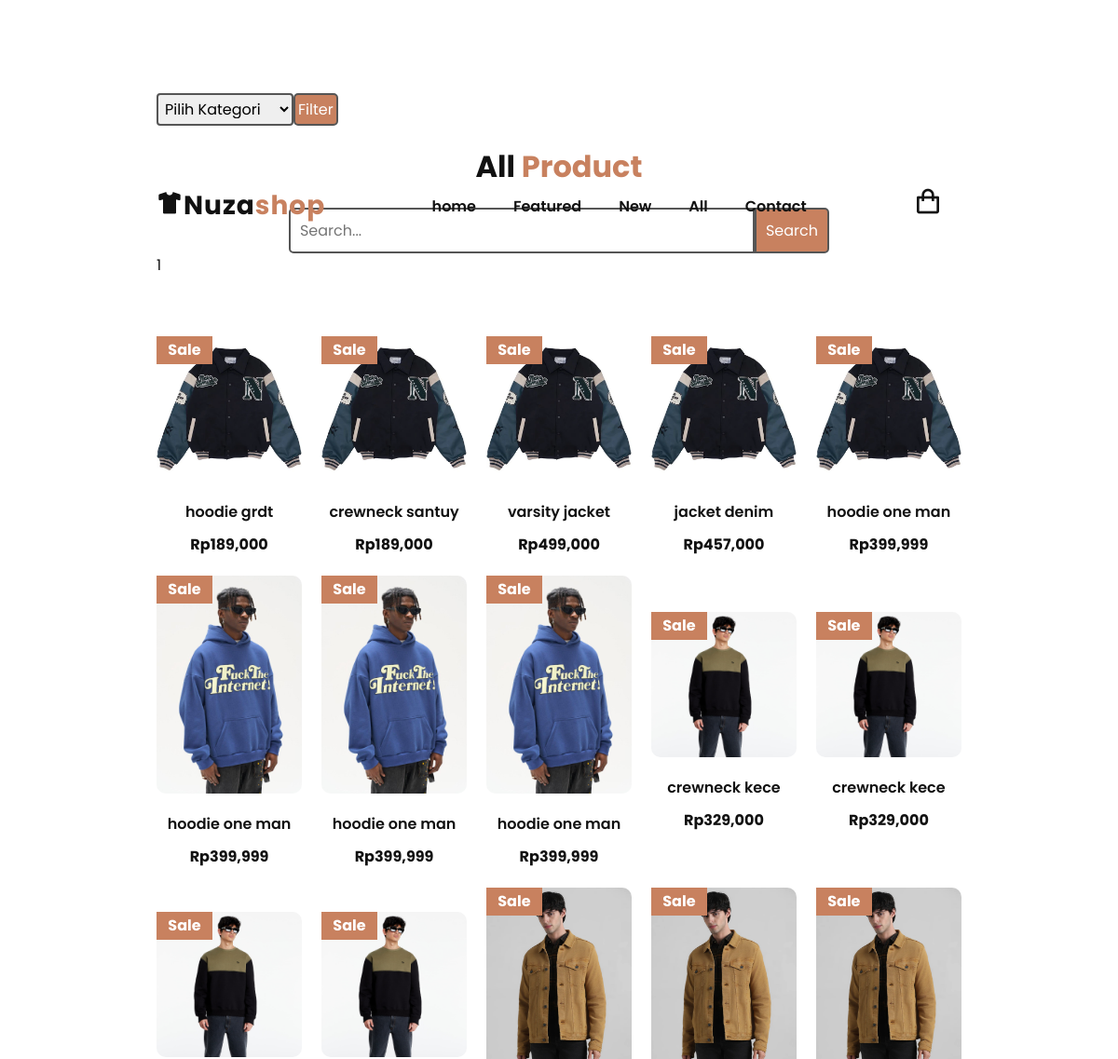
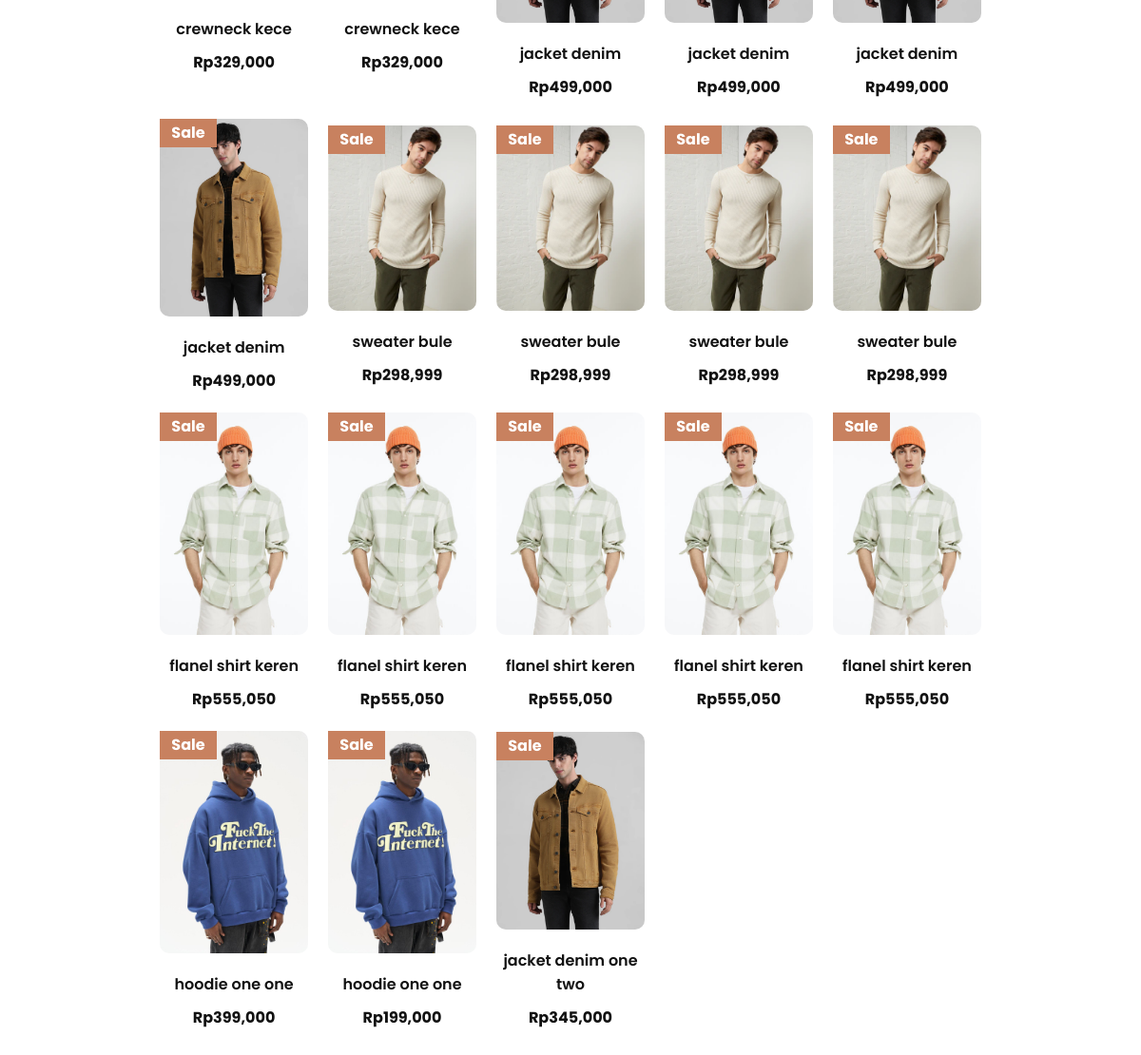
Screenshot of /user/all_produk.php with the database file from the repository (2 pictures, top to bottom).
### tables this page shows
CREATE TABLE `produk` (
  `id_produk` int(11) NOT NULL,
  `id_kategori` int(11) NOT NULL,
  `nama_produk` varchar(100) NOT NULL,
  `harga_produk` int(11) NOT NULL,
  `berat_produk` int(11) NOT NULL,
  `foto_produk` varchar(255) NOT NULL,
  `deskripsi_produk` text NOT NULL,
  `stok_produk` int(11) NOT NULL
);

### user/all_produk.php (the view, shortened to what this page needs)
<?php
include '../koneksi/koneksi.php';
$kategori = '';
$query = "SELECT * FROM produk
          JOIN kategori ON produk.id_kategori = kategori.id_kategori
          $kategori";
$ambil_produk = $koneksi->query($query);
?>
<head>
      <link rel="stylesheet" href="style.css">
  <link rel="stylesheet" href="https://unpkg.com/boxicons@latest/css/boxicons.min.css">
</head>
<header>
  <a href="#" class="logo"><i class='bx bxs-t-shirt'></i>Nuza<span>shop</span></a>
    <ul class="navlist">
      <li><a href="../user/index.php#home">home</a></li>
      <li><a href="../user/index.php#featured">Featured</a></li>
      <li><a href="../user/index.php#new">New</a></li>
      <li><a href="../user/index.php#all">All</a></li>
      <li><a href="#contact">Contact</a></li>
    </ul>
    <div class="header-icons">
      <a href="keranjang.php"><i class='bx bx-shopping-bag'></i></a>
    </div>
  </header>
  <section class="new" id="all">
  <form class="filter-form" action="" method="post">
        <select name="kategori">
            <option value="">Pilih Kategori</option>
        </select>
        <button type="submit">Filter</button>
    </form>
    <div class="new">
        <div class="center-text">
            <h2>All <span>Product</span></h2>
        </div>
        <form action="" method="post">
           <div class="search-container">
                <input width="100" autofocus type="text" autocomplete="off" name="keyword" id="search-input" placeholder="Search...">
                <button type="submit" id="search-button" name="cari">Search</button>
            </div>
        </form>
1
        <div class="new-content">
            <?php
            while ($detail_produk = $ambil_produk->fetch_assoc()) {
            ?>
            <div class="box">
               <a href="detail_produk.php?id=<?= $detail_produk['id_produk'] ?>"> <img height="200px" width="100%" src="../assets/foto_produk/<?php echo $detail_produk['foto_produk']; ?>" alt="<?php echo $detail_produk['nama_produk']; ?>"></a>
                <h5><?php echo $detail_produk['nama_produk']; ?></h5>
                <h6>Rp<?php echo number_format($detail_produk['harga_produk']); ?></h6>
                <div class="sale">
                    <h4>Sale</h4>
                </div>
              </div>
              <?php
            }
            ?>
        </div>
      </div>
    </section>

### user/style.css (style rules this page uses)
* { margin: 0; padding: 0; box-sizing: border-box; list-style: none; text-decoration: none; font-family: 'Poppins', sans-serif; }
header { width: 100%; top: 0; right: 0; z-index: 1000; position: fixed; display: flex; justify-content: space-between; background: transparent; transition: all 0.35s ease; padding: 200px 14%; }
.logo { font-size: 28px; font-weight: 700; letter-spacing: 1px; color: var(--text-color); }
.navlist { display: flex; align-items: center; }
.navlist a { color: var(--text-color); font-weight: 600; padding: 10px 20px; font-size: var(--normal-font); transition: all 0.36s ease; }
span { color: var(--main-color); }
.header-icons i { font-size: 32px; color: var(--text-color); margin-right: 20px; transition: all 0.36s ease; }
section { padding: 100px 14%; }
.center-text { text-align: center; }
.center-text h2 { font-size: var(--h3-font); }
.new-content { display: grid; grid-template-columns: repeat(auto-fit, minmax(150px, auto)); gap: 1.3rem; justify-content: center; align-items: center; margin-top: 4rem; text-align: center; }
.box { position: relative; transition: all 0.4s ease; }
.box img { width: 100%; height: auto; margin-bottom: 20px; border-radius: 10px; }
.box h5 { font-size: 16px; font-weight: 600; margin-bottom: 10px; }
.box h6 { font-weight: 700; font-size: 16px; }
.sale { position: absolute; top: 0; left: 0; width: 60px; height: 30px; background: var(--main-color); color: var(--bg-color); display: flex; align-items: center; justify-content: center; line-height: 30px; }

### user/all_produk.php (style rules this page uses)
.search-container { display: flex; justify-content: center; margin-top: 20px; }
#search-input { padding: 10px; border: none; border-radius: 5px 0 0 5px; font-size: 16px; width: 500px; border: 2px solid #555; }
#search-button { padding: 5px 10px; border: 2px solid #555; border-radius: 0 5px 5px 0; background-color: #c8815f; color: #fff; cursor: pointer; font-size: 16px; }
.filter-form { display: flex; justify-content: start; align-items: center; margin-bottom: 20px; }
.filter-form select { padding: 3px; border: 2px solid #555; border-radius: 4px; font-size: 16px; }
.filter-form button { padding: 3px; border: 2px solid #555; border-radius: 5px; background-color: #c8815f; color: #fff; cursor: pointer; font-size: 16px; }

### rows the page displays
produk: foto_produk (picture), nama_produk "hoodie grdt", harga_produk "189,000"
produk: foto_produk (picture), nama_produk "crewneck santuy", harga_produk "189,000"
produk: foto_produk (picture), nama_produk "varsity jacket", harga_produk "499,000"
produk: foto_produk (picture), nama_produk "jacket denim", harga_produk "457,000"
produk: foto_produk (picture), nama_produk "hoodie one man", harga_produk "399,999"
produk: foto_produk (picture), nama_produk "hoodie one man", harga_produk "399,999"
produk: foto_produk (picture), nama_produk "hoodie one man", harga_produk "399,999"
produk: foto_produk (picture), nama_produk "hoodie one man", harga_produk "399,999"
produk: foto_produk (picture), nama_produk "crewneck kece", harga_produk "329,000"
produk: foto_produk (picture), nama_produk "crewneck kece", harga_produk "329,000"
produk: foto_produk (picture), nama_produk "crewneck kece", harga_produk "329,000"
produk: foto_produk (picture), nama_produk "crewneck kece", harga_produk "329,000"
produk: foto_produk (picture), nama_produk "jacket denim", harga_produk "499,000"
produk: foto_produk (picture), nama_produk "jacket denim", harga_produk "499,000"
produk: foto_produk (picture), nama_produk "jacket denim", harga_produk "499,000"
produk: foto_produk (picture), nama_produk "jacket denim", harga_produk "499,000"
produk: foto_produk (picture), nama_produk "sweater bule", harga_produk "298,999"
produk: foto_produk (picture), nama_produk "sweater bule", harga_produk "298,999"
produk: foto_produk (picture), nama_produk "sweater bule", harga_produk "298,999"
produk: foto_produk (picture), nama_produk "sweater bule", harga_produk "298,999"
produk: foto_produk (picture), nama_produk "flanel shirt keren", harga_produk "555,050"
produk: foto_produk (picture), nama_produk "flanel shirt keren", harga_produk "555,050"
produk: foto_produk (picture), nama_produk "flanel shirt keren", harga_produk "555,050"
produk: foto_produk (picture), nama_produk "flanel shirt keren", harga_produk "555,050"
produk: foto_produk (picture), nama_produk "flanel shirt keren", harga_produk "555,050"
produk: foto_produk (picture), nama_produk "hoodie one one", harga_produk "399,000"
produk: foto_produk (picture), nama_produk "hoodie one one", harga_produk "199,000"
produk: foto_produk (picture), nama_produk "jacket denim one two", harga_produk "345,000"
